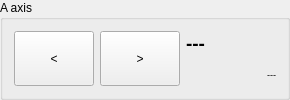
           <widget class="QGroupBox" name="group_a_axis">
            <property name="enabled">
             <bool>true</bool>
            </property>
            <property name="title">
             <string>A axis</string>
            </property>
            <layout class="QGridLayout" name="gridLayout_18">
             <item row="0" column="1">
              <widget class="QPushButton" name="btn_a_right">
               <property name="sizePolicy">
                <sizepolicy hsizetype="Minimum" vsizetype="Expanding">
                 <horstretch>0</horstretch>
                 <verstretch>0</verstretch>
                </sizepolicy>
               </property>
               <property name="text">
                <string>&gt;</string>
               </property>
               <property name="autoRepeat">
                <bool>true</bool>
               </property>
               <property name="autoRepeatInterval">
                <number>50</number>
               </property>
              </widget>
             </item>
             <item row="0" column="0">
              <widget class="QPushButton" name="btn_a_left">
               <property name="sizePolicy">
                <sizepolicy hsizetype="Minimum" vsizetype="Expanding">
                 <horstretch>0</horstretch>
                 <verstretch>0</verstretch>
                </sizepolicy>
               </property>
               <property name="text">
                <string>&lt;</string>
               </property>
               <property name="autoRepeat">
                <bool>true</bool>
               </property>
               <property name="autoRepeatInterval">
                <number>50</number>
               </property>
              </widget>
             </item>
             <item row="0" column="3">
              <layout class="QHBoxLayout" name="horizontalLayout_16">
               <item>
                <layout class="QVBoxLayout" name="verticalLayout_18">
                 <item>
                  <widget class="QLabel" name="label_a_pos">
                   <property name="minimumSize">
                    <size>
                     <width>90</width>
                     <height>0</height>
                    </size>
                   </property>
                   <property name="font">
                    <font>
                     <pointsize>14</pointsize>
                     <weight>75</weight>
                     <bold>true</bold>
                    </font>
                   </property>
                   <property name="text">
                    <string>---</string>
                   </property>
                  </widget>
                 </item>
                 <item>
                  <widget class="QLabel" name="label_a_pi">
                   <property name="font">
                    <font>
                     <pointsize>7</pointsize>
                    </font>
                   </property>
                   <property name="text">
                    <string>---</string>
                   </property>
                   <property name="alignment">
                    <set>Qt::AlignRight|Qt::AlignTrailing|Qt::AlignVCenter</set>
                   </property>
                  </widget>
                 </item>
                </layout>
               </item>
              </layout>
             </item>
            </layout>
           </widget>
